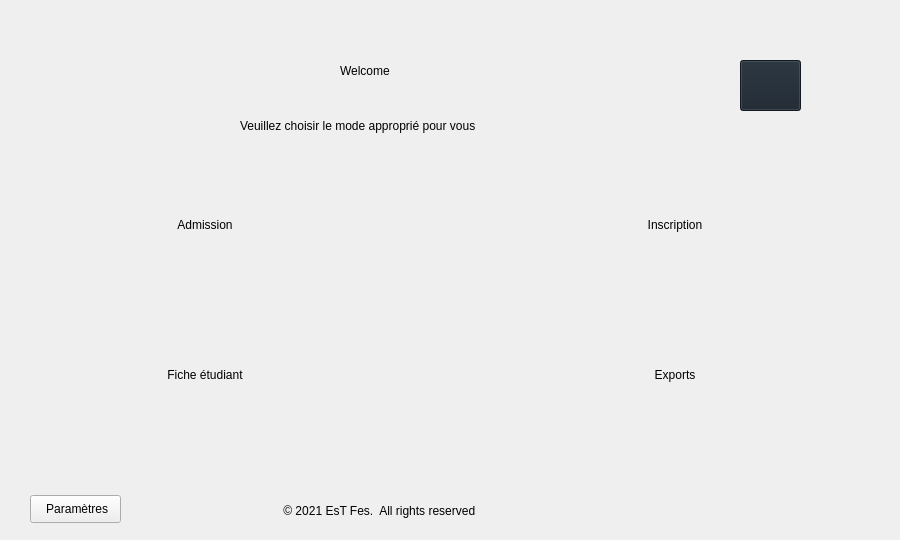
<?xml version="1.0" encoding="UTF-8"?>
<ui version="4.0">
 <class>Dialog</class>
 <widget class="QDialog" name="Dialog">
  <property name="geometry">
   <rect>
    <x>0</x>
    <y>0</y>
    <width>900</width>
    <height>540</height>
   </rect>
  </property>
  <property name="windowTitle">
   <string>Dialog</string>
  </property>
  <widget class="QWidget" name="widget" native="true">
   <property name="geometry">
    <rect>
     <x>0</x>
     <y>0</y>
     <width>901</width>
     <height>541</height>
    </rect>
   </property>
   <property name="styleSheet">
    <string notr="true"/>
   </property>
   <widget class="QLabel" name="label">
    <property name="geometry">
     <rect>
      <x>340</x>
      <y>20</y>
      <width>211</width>
      <height>101</height>
     </rect>
    </property>
    <property name="styleSheet">
     <string notr="true">font: 75 28pt &quot;Segoe Script&quot;;</string>
    </property>
    <property name="text">
     <string>Welcome</string>
    </property>
   </widget>
   <widget class="QPushButton" name="pushButton">
    <property name="geometry">
     <rect>
      <x>130</x>
      <y>180</y>
      <width>150</width>
      <height>90</height>
     </rect>
    </property>
    <property name="styleSheet">
     <string notr="true">border-radius:25px</string>
    </property>
    <property name="text">
     <string>Admission</string>
    </property>
   </widget>
   <widget class="QPushButton" name="fiche_etud">
    <property name="geometry">
     <rect>
      <x>130</x>
      <y>330</y>
      <width>150</width>
      <height>90</height>
     </rect>
    </property>
    <property name="styleSheet">
     <string notr="true">border-radius:25px</string>
    </property>
    <property name="text">
     <string>Fiche étudiant</string>
    </property>
   </widget>
   <widget class="QPushButton" name="Inscription">
    <property name="geometry">
     <rect>
      <x>600</x>
      <y>180</y>
      <width>150</width>
      <height>90</height>
     </rect>
    </property>
    <property name="styleSheet">
     <string notr="true">border-radius:25px</string>
    </property>
    <property name="text">
     <string>Inscription</string>
    </property>
   </widget>
   <widget class="QPushButton" name="Exports">
    <property name="geometry">
     <rect>
      <x>600</x>
      <y>330</y>
      <width>150</width>
      <height>90</height>
     </rect>
    </property>
    <property name="styleSheet">
     <string notr="true">border-radius:25px</string>
    </property>
    <property name="text">
     <string>Exports</string>
    </property>
   </widget>
   <widget class="QLabel" name="label_2">
    <property name="geometry">
     <rect>
      <x>240</x>
      <y>110</y>
      <width>391</width>
      <height>31</height>
     </rect>
    </property>
    <property name="styleSheet">
     <string notr="true">font: 75 italic 16pt &quot;Sitka Heading&quot;;</string>
    </property>
    <property name="text">
     <string>Veuillez choisir le mode approprié pour vous </string>
    </property>
   </widget>
   <widget class="QLabel" name="label_3">
    <property name="geometry">
     <rect>
      <x>280</x>
      <y>500</y>
      <width>331</width>
      <height>21</height>
     </rect>
    </property>
    <property name="styleSheet">
     <string notr="true">font: 10pt &quot;Ravie&quot;;</string>
    </property>
    <property name="text">
     <string> © 2021 EsT Fes.  All rights reserved</string>
    </property>
   </widget>
   <widget class="QPushButton" name="about">
    <property name="geometry">
     <rect>
      <x>740</x>
      <y>60</y>
      <width>61</width>
      <height>51</height>
     </rect>
    </property>
    <property name="styleSheet">
     <string notr="true">background-color: rgb(25, 35, 45);</string>
    </property>
    <property name="text">
     <string/>
    </property>
    <property name="icon">
     <iconset resource="rsurc.qrc">
      <normaloff>:/pic/icons8-about-100.png</normaloff>:/pic/icons8-about-100.png</iconset>
    </property>
    <property name="iconSize">
     <size>
      <width>60</width>
      <height>60</height>
     </size>
    </property>
   </widget>
   <widget class="QPushButton" name="para">
    <property name="geometry">
     <rect>
      <x>30</x>
      <y>495</y>
      <width>91</width>
      <height>28</height>
     </rect>
    </property>
    <property name="text">
     <string> Paramètres</string>
    </property>
    <property name="icon">
     <iconset resource="rsurc.qrc">
      <normaloff>:/pic/settings-5850.png</normaloff>:/pic/settings-5850.png</iconset>
    </property>
   </widget>
  </widget>
 </widget>
 <resources>
  <include location="rsurc.qrc"/>
 </resources>
 <connections/>
</ui>
